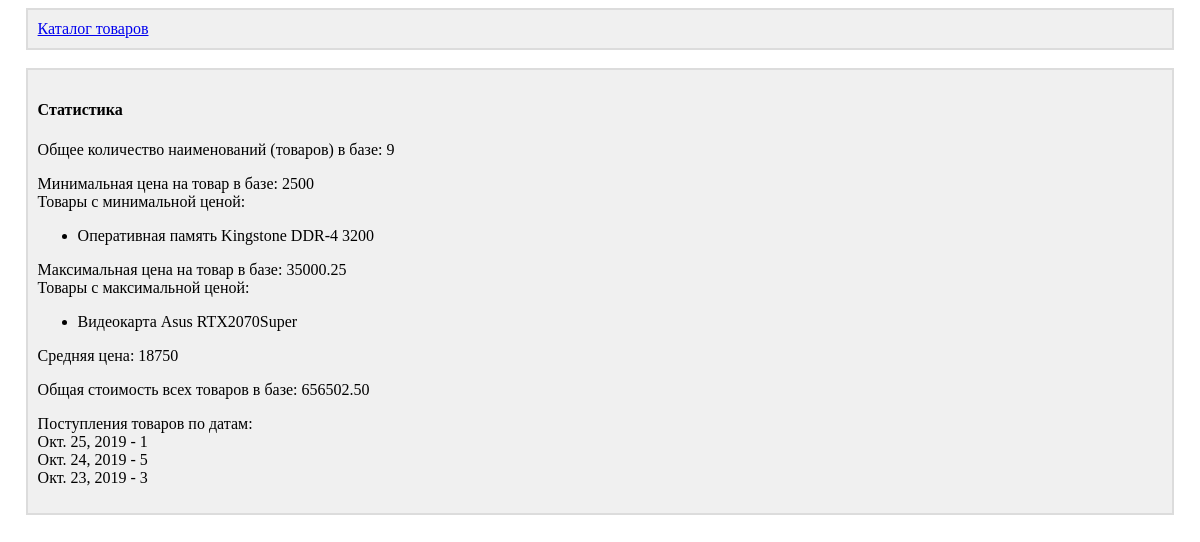
The app's page /statistic/, older data.
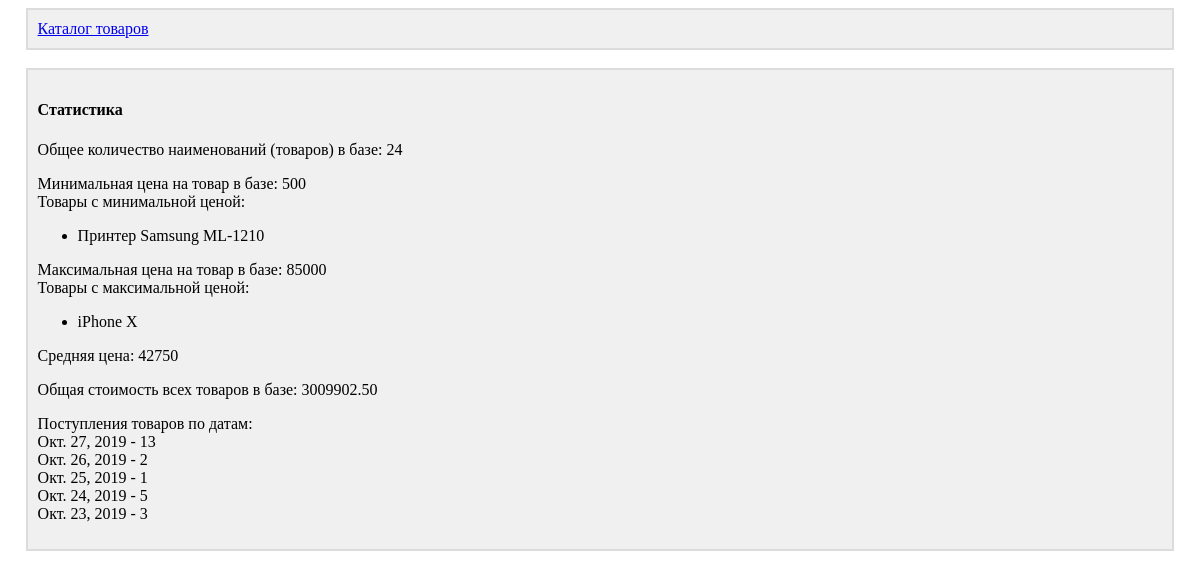
The same page, newer data.
### main/models.py (models this page shows)
class Product(models.Model):
    title = models.CharField(max_length=50, blank=False, unique=True, verbose_name='Наименование')
    description = models.TextField(max_length=1000, blank=False, verbose_name='Описание')
    price = models.DecimalField(max_digits=10, decimal_places=2, blank=False, verbose_name='Цена')
    count = models.PositiveIntegerField(blank=False, verbose_name='Количество')
    state = models.BooleanField(blank=False, verbose_name='Новый', null=False)
    arrival_date = models.DateField(blank=False, verbose_name='Дата поступления')
    group = models.ForeignKey(Group, on_delete=models.CASCADE, verbose_name='Группа')
    class Meta:
        verbose_name = 'Товар'
        verbose_name_plural = 'Товары'
        ordering = ['title']

### main/views.py (the view)
# urls.py: path('statistic/', statistic, name='satistic')
def statistic(request):
    price_stat = Product.objects.aggregate(Min('price'), Max('price'))
    price_min = price_stat['price__min']
    price_max = price_stat['price__max']
    products_with_min_price = Product.objects.filter(price=price_min)
    products_with_max_price = Product.objects.filter(price=price_max)
    avg_price = (price_min + price_max) // 2
    all_products = Product.objects.all()
    products_count = all_products.count()
    total_cost = 0
    for product in all_products:
        total_cost += (product.price * product.count)
    count_products_in_date = Product.objects.values('arrival_date').order_by('-arrival_date').annotate(cnt=Count('pk'))
    context = {
        'price_min': price_min,
        'price_max': price_max,
        'products_with_min_price': products_with_min_price,
        'products_with_max_price': products_with_max_price,
        'avg_price': avg_price,
        'products_count': products_count,
        'total_cost': total_cost,
        'count_products_in_date': count_products_in_date
    }
    return render(request, 'main/statistic.html', context)

### main/templates/main/statistic.html
{% extends 'layout/basic.html' %}
{% block header %}
    <div class="block">
        <a href="{% url 'products_list' %}">Каталог товаров</a>
    </div>
    <br>
{% endblock %}
{% block content %}
    <div class="block">
        <h4>Статистика</h4>
        <p>
            Общее количество наименований (товаров) в базе: {{ products_count }}<br>
        </p>
        <p>
            Минимальная цена на товар в базе: {{ price_min }}<br>
            Товары с минимальной ценой:
        <ul>
            {% for product in products_with_min_price %}
                <li>{{ product.title }}</li>
            {% endfor %}
        </ul>
        </p>
        <p>
            Максимальная цена на товар в базе: {{ price_max }}<br>
            Товары с максимальной ценой:
        <ul>
            {% for product in products_with_max_price %}
                <li>{{ product.title }}</li>
            {% endfor %}
        </ul>
        </p>
        <p>
            Средняя цена: {{ avg_price }}<br>
        </p>
        <p>
            Общая стоимость всех товаров в базе: {{ total_cost }}<br>
        </p>
        <p>
            Поступления товаров по датам:<br>
            {% for count in count_products_in_date %}
                {{ count.arrival_date }} - {{ count.cnt }}<br>
            {% endfor %}
        </p>
    </div>
{% endblock %}

Row changes from the older to the newer data that the page shows:
no longer on this page (row unchanged): Product: title "Оперативная память Kingstone DDR-4 3200", shown under "Статистика"
no longer on this page (row unchanged): Product: title "Видеокарта Asus RTX2070Super"
added Product: title "Принтер Samsung ML-1210", shown under "Статистика"
added Product: title "iPhone X"
Text that changed along with them:
{{ products_count }}: "9" → "24"
{{ price_min }}: "2500" → "500"
{{ price_max }}: "35000.25" → "85000"
{{ avg_price }}: "18750" → "42750"
{{ total_cost }}: "656502.50" → "3009902.50"
new list line: "Окт. 27, 2019 - 13"
new list line: "Окт. 26, 2019 - 2"
